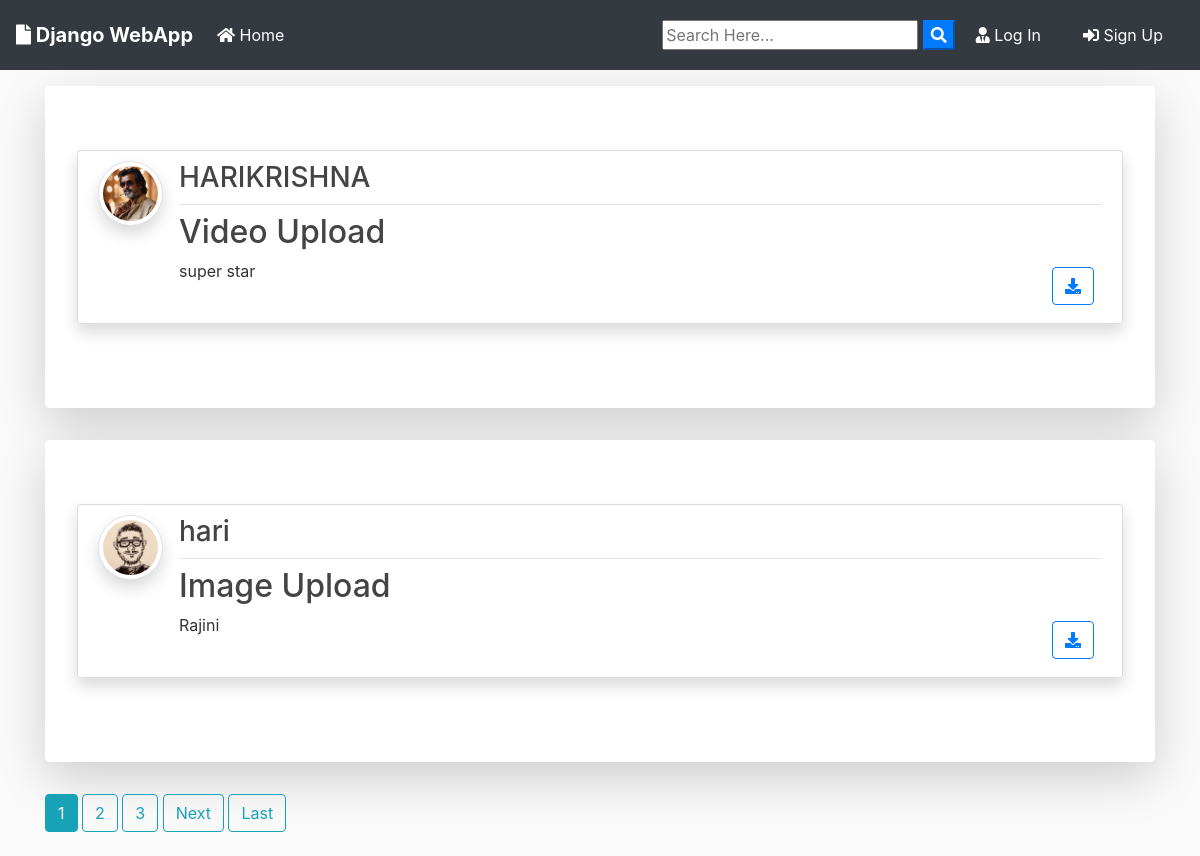
The page / on the database its author committed.
### blog/models.py (models this page shows, shortened)
class Post(models.Model):
	title = models.CharField(max_length=100)
	file = models.FileField(null=True,blank=True,upload_to='Files')
	content = models.TextField()
	date_posted = models.DateTimeField(default=timezone.now)
	author = models.ForeignKey(User, on_delete=models.CASCADE)

### users/models.py (models this page shows, shortened)
class Profile(models.Model):
    user = models.OneToOneField(User, on_delete=models.CASCADE)
    image = models.ImageField(default='default.jpg', upload_to='profile_pics')

### blog/views.py (the view)
# urls.py: path('', PostListView.as_view(), name='blog-home'),
class PostListView(ListView):
    model = Post
    template_name = 'blog/home.html'  # <app>/<model>_<viewtype>.html
    context_object_name = 'posts'
    ordering = ['-date_posted']
    paginate_by = 2

### blog/templates/blog/home.html (shortened to what this page needs)
{% extends "blog/base.html" %}
{% block content %}
    {% for post in posts %}
      <div class="jumbotron mt-3 bg-white shadow-lg">
      <article class="media content-section shadow">
        <a href="{{ post.author.profile.image.url }} " target="_blank"> <img src="{{ post.author.profile.image.url }}  " alt="" class="article-img rounded-circle img-thumbnail img-fluid shadow">
        </a>
        <div class="media-body">
          <div class="article-metadata d-flex justify-content-between">
            <a class="mr-2 " href="{% url 'user-posts' post.author.username  %}"><h3>{{ post.author }}</h3></a>
          </div>
          <h2><a class="article-title text-justify " href="{% url 'post-detail' post.id %}">{{ post.title }}</a></h2>
          <div class="d-flex justify-content-between">
            <p class="article-content text-justify text-truncate overflow-hidden">{{ post.content }}</p>
            {% if post.file %}
          <div class="form-group mt-0 pt-0  m-2">
            <a class="btn btn-outline-primary  btn-d "  href="{{ post.file.url }}"  download type="submit"><i class="fas fa-download"></i></a>
          </div>
          {% endif %}
          </div>
        </div>
      </article>
      </div>
    {% endfor %}
    {% if is_paginated %}
      {% for num in page_obj.paginator.page_range %}
        {% if page_obj.number == num %}
          <a class="btn btn-info mb-4" href="?page={{ num }}">{{ num }}</a>
        {% elif num > page_obj.number|add:'-3' and num < page_obj.number|add:'3' %}
          <a class="btn btn-outline-info mb-4" href="?page={{ num }}">{{ num }}</a>
        {% endif %}
      {% endfor %}
      {% if page_obj.has_next %}
        <a class="btn btn-outline-info mb-4" href="?page={{ page_obj.next_page_number }}">Next</a>
        <a class="btn btn-outline-info mb-4" href="?page={{ page_obj.paginator.num_pages }}">Last</a>
      {% endif %}
    {% endif %}
{% endblock content %}

### blog/static/blog/main.css (style rules this page uses)
body { background: #fafafa; color: #333333; margin-top: 0; }
h1, h2, h3, h4, h5, h6 { color: #444444; }
.content-section { background: #ffffff; padding: 10px 20px; border: 1px solid #dddddd; border-radius: 3px; margin-bottom: 20px; }
.article-title { color: #444444; }
.article-content { white-space: pre-line; }
.article-img { height: 65px; width: 65px; margin-right: 16px; }
.article-metadata { padding-bottom: 1px; margin-bottom: 4px; border-bottom: 1px solid #e3e3e3 }

### rows shown on the page
Post: author.profile.image (picture), author "HARIKRISHNA", title "Video Upload", content "super star"
Post: author.profile.image (picture), author "hari", title "Image Upload", content "Rajini"

### other values the page prints
{{ num }} "1"
{{ num }} "2" "3"
